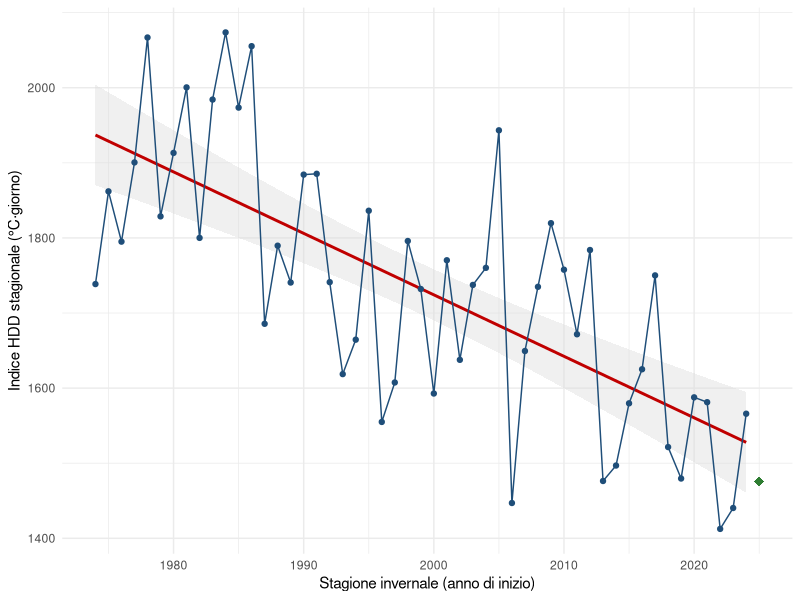

Source code (R):
# 02 - Costruzione dell'indice HDD stagionale e analisi del trend
#
# Input:  risultati/temperatura_giornaliera.csv (prodotto dallo script 01)
# Output: risultati/indice_hdd.csv          (tutte le 52 stagioni)
#         risultati/indice_hdd_stima.csv    (51 stagioni, con serie senza trend)
#         risultati/livello_trend.csv       (livello previsto per il 2025/26 e suo errore)
#         risultati/02_indice_trend.txt
#         grafici/figura9_indice_hdd.png

# directory di lavoro: la cartella codice_R 
library(ggplot2)

dati <- read.csv("risultati/temperatura_giornaliera.csv")
dati$date <- as.Date(dati$date)
anno <- as.numeric(format(dati$date, "%Y"))
mese <- as.numeric(format(dati$date, "%m"))

# gradi giorno di riscaldamento: di quanto la temperatura resta sotto i 18 gradi
dati$HDD <- pmax(18 - dati$DAT, 0)

# stagione invernale: novembre e dicembre appartengono alla stagione che inizia
# in quell'anno, gennaio-marzo alla stagione iniziata l'anno precedente
dati$stagione <- NA
dati$stagione[mese >= 11] <- anno[mese >= 11]
dati$stagione[mese <= 3] <- anno[mese <= 3] - 1
inverno <- subset(dati, !is.na(stagione))

# indice stagionale: somma degli HDD dal 1 novembre al 31 marzo
indice <- aggregate(HDD ~ stagione, data = inverno, FUN = sum)
conta_giorni <- aggregate(HDD ~ stagione, data = inverno, FUN = length)
indice$giorni <- conta_giorni$HDD

# tengo solo le stagioni complete (151 giorni, 152 negli anni bisestili):
# restano escluse la stagione 1973/74 (mancano novembre e dicembre 1973)
indice <- subset(indice, giorni >= 151)
write.csv(indice, "risultati/indice_hdd.csv", row.names = FALSE)

# 51 stagioni per la stima, la stagione 2025/26 per la verifica
stima <- subset(indice, stagione <= 2024)
verifica <- subset(indice, stagione == 2025)

# trend lineare dell'indice: t = 1 per la stagione 1974/75
stima$t <- stima$stagione - 1973
trend <- lm(HDD ~ t, data = stima)

# controllo: aggiungo un termine quadratico per vedere se il trend accelera
trend_quadratico <- lm(HDD ~ t + I(t^2), data = stima)

# controllo: autocorrelazione dei residui (le stagioni dovrebbero essere indipendenti)
autocorrelazione_residui <- acf(residuals(trend), lag.max = 1, plot = FALSE)$acf[2]

# livello previsto dalla retta per la stagione da valutare (2025/26, t = 52)
# e suo errore standard: misura quanto e incerta la posizione della retta
previsione <- predict(trend, newdata = data.frame(t = 52), se.fit = TRUE)
livello_2025 <- as.numeric(previsione$fit)
errore_livello <- as.numeric(previsione$se.fit)
write.csv(data.frame(livello = livello_2025, errore_standard = errore_livello),
          "risultati/livello_trend.csv", row.names = FALSE)

# rimozione del trend: ogni stagione conserva il suo scostamento dalla retta
# e viene riportata al livello previsto per il 2025/26
stima$HDD_detrend <- stima$HDD - fitted(trend) + livello_2025
write.csv(stima, "risultati/indice_hdd_stima.csv", row.names = FALSE)

descrivi <- function(x) {
  c(media = mean(x), dev_standard = sd(x), minimo = min(x), massimo = max(x),
    coeff_variazione = 100 * sd(x) / mean(x))
}

capture.output(
  cat("Stagioni complete:", nrow(indice), "| giorni per stagione:", unique(indice$giorni), "\n"),
  cat("Indice realizzato nella stagione 2025/26:", verifica$HDD, "\n\n"),
  cat("Indice osservato (51 stagioni):\n"), print(descrivi(stima$HDD)),
  cat("Stagione piu fredda:", stima$stagione[which.max(stima$HDD)],
      "| stagione piu mite:", stima$stagione[which.min(stima$HDD)], "\n"),
  cat("\nMedia prime 26 stagioni (1974/75-1999/00):", mean(stima$HDD[stima$stagione <= 1999]), "\n"),
  cat("Media ultime 25 stagioni (2000/01-2024/25):", mean(stima$HDD[stima$stagione >= 2000]), "\n"),
  cat("Media ultime 30 / 20 / 10 stagioni:", mean(tail(stima$HDD, 30)),
      mean(tail(stima$HDD, 20)), mean(tail(stima$HDD, 10)), "\n\n"),
  summary(trend),
  summary(trend_quadratico),
  cat("Autocorrelazione dei residui del trend (primo ritardo):", autocorrelazione_residui, "\n"),
  cat("Soglia approssimata al 95% (2/radice di 51):", 2 / sqrt(51), "\n\n"),
  cat("Livello previsto per il 2025/26:", livello_2025, "| errore standard:", errore_livello,
      "| intervallo al 95%:", livello_2025 - 1.96 * errore_livello, livello_2025 + 1.96 * errore_livello, "\n\n"),
  cat("Indice senza trend:\n"), print(descrivi(stima$HDD_detrend)),
  file = "risultati/02_indice_trend.txt"
)

# Figura 9: indice per stagione (blu), retta di tendenza (rosso),
# stagione di verifica 2025/26 (rombo verde)
grafico <- ggplot(stima, aes(x = stagione, y = HDD)) +
  geom_smooth(method = "lm", formula = y ~ x, colour = "#c00000", fill = "grey85") +
  geom_line(colour = "#1f4e79") +
  geom_point(colour = "#1f4e79", size = 1.5) +
  geom_point(data = verifica, aes(x = stagione, y = HDD), colour = "#2e7d32", size = 3, shape = 18) +
  labs(x = "Stagione invernale (anno di inizio)", y = "Indice HDD stagionale (°C·giorno)") +
  theme_minimal()

ggsave("grafici/figura9_indice_hdd.png", grafico, width = 18, height = 9, units = "cm", dpi = 300)
